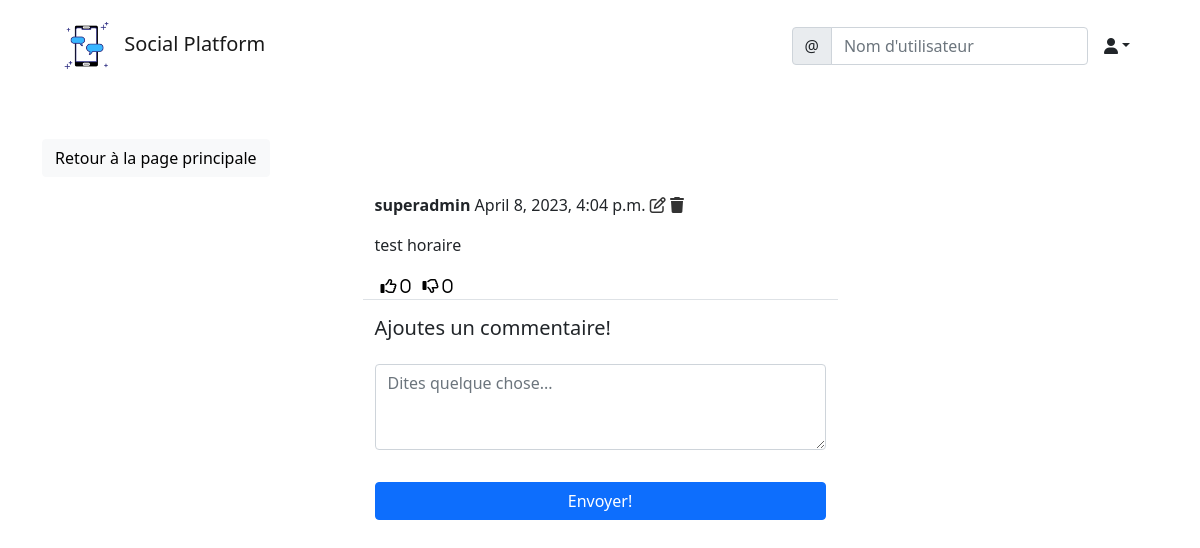
Screenshot of /social/post/11/ (signed in) with the database file from the repository.
### social/models.py (models this page shows)
class Post(models.Model):
    idPost = models.AutoField(primary_key=True)
    contenu = models.TextField()
    sendingTime = models.DateTimeField(default=timezone.now)
    auteur = models.ForeignKey(User, on_delete=models.CASCADE)
    likes = models.ManyToManyField(User, blank=True, related_name='likes')
    dislikes = models.ManyToManyField(User, blank=True, related_name='dislikes')

### social/views.py (the view, shortened to what this page needs)
# urls.py: path('post/<int:pk>/', PostDetailView.as_view(), name='post-detail'),
class PostDetailView(LoginRequiredMixin, View):
    def get(self, request, pk, *args, **kwargs):
        post = Post.objects.get(pk=pk)
        form = CommentForm()
        comments = Comment.objects.filter(post=post).order_by('-sendingTime') #SELECT * FROM Comment ORDER BY sendingTime
        context = {
            'post': post,
            'form': form,
            'comments': comments,
        }
        return render(request, 'social/post_detail.html', context)

### social/forms.py
class CommentForm(forms.ModelForm):
    comment = forms.CharField(
        label='',
        widget=forms.Textarea(
            attrs={'rows': '3',
                   'placeholder': 'Dites quelque chose...'}
        ))
    class Meta:
        model = Comment
        fields = ['comment']

### social/templates/social/post_detail.html (shortened to what this page needs)
{% extends 'landing/base.html' %}
{% load crispy_forms_tags %}
{% block content %}
<div class="container">
    <div class="row mt-5">
        <div class="col-md-3 col-sm-6">
            <a href="{% url 'post-list' %}" class="btn btn-light">Retour à la page principale</a>
        </div>
    </div>
    <div class="row justify-content-center mt-3">
        <div class="col-md-5 col-sm-12 border-bottom">
            <p>
                <strong>{{ post.auteur }}</strong> {{ post.sendingTime }}
                {% if request.user == post.auteur %}
                <a href="{% url 'post-edit' post.pk %}" style="color: #333;"><i class="far fa-edit"></i></a>
                <a href="{% url 'post-delete' post.pk %}" style="color: #333;"><i class="fas fa-trash"></i></a>
                {% endif %}
            </p>
            <p>{{ post.contenu }}</p>
            <div class="d-flex flex-row">
                <form method="POST" action="{% url 'like' post.pk %}">
                    <button style="background-color: transparent; border: none; box-shadow: none;" type="submit">
                        <i class="far fa-thumbs-up"> <span>{{ post.likes.all.count }}</span></i>
                    </button>
                </form>
                <form method="POST" action="{% url 'dislike' post.pk %}">
                    <button style="background-color: transparent; border: none; box-shadow: none;" type="submit">
                        <i class="far fa-thumbs-down"> <span>{{ post.dislikes.all.count }}</span></i>
                    </button>
                </form>
            </div>
        </div>
    </div>
    <div class="row justify-content-center mt-3">
        <div class="col-md-5 col-sm-12">
            <h5>Ajoutes un commentaire!</h5>
        </div>
    </div>
    <div class="row justify-content-center mt-3 mb-5">
        <div class="col-md-5 col-sm-12">
            <form method="POST">
                {{ form | crispy }}
                <div class="d-grid gap-2">
                    <button class="btn btn-primary mt-3">Envoyer!</button>
                </div>
            </form>
        </div>
    </div>
</div>
{% endblock content %}

### rows the page displays
Post: auteur "superadmin", sendingTime "April 8, 2023, 4:04 p.m.", contenu "test horaire", likes.all.count "0", dislikes.all.count "0"
